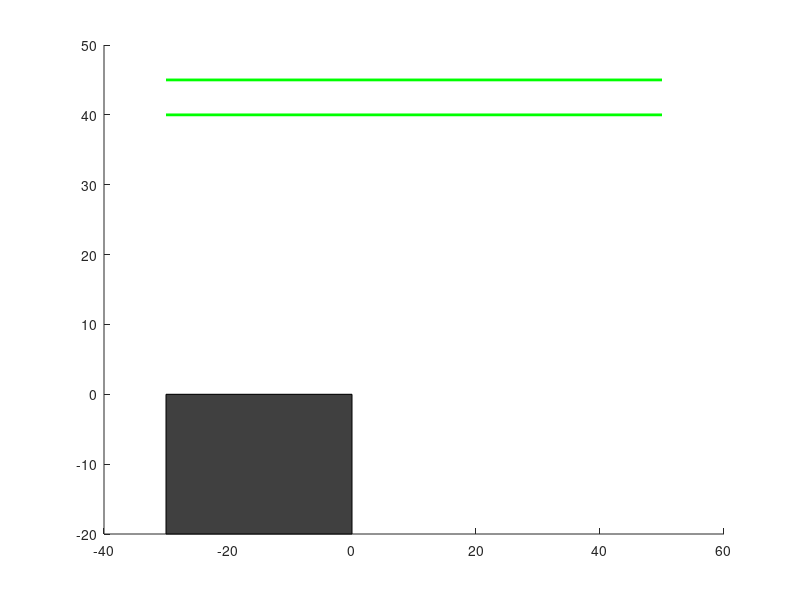

Recreate this plot in MATLAB. (Note: this script raises an error after producing the figure.)

%dibujar la situacion inicial
% figure
hold on
x = [-30 50]; y = [45 45]; plot(x,y,'g', 'LineWidth',2) %carro
x = [-30 50]; y = [40 40]; plot(x,y,'g', 'LineWidth',2) %carro
rectangle('Position',[-30,-20,30,20],'FaceColor', [0.25, 0.25, 0.25]); %rectangulo muelle
x = [xt_min_min-10 xt_min_min-10 xt_max_max+10 xt_max_max+10 xt_min_min-10]; y = [y_min_min-20 y_max_max+20 y_max_max+20 y_min_min-20 y_min_min-20]; plot(x,y, 'LineWidth',3) %cuadro exterior
x = [0 0 50 50]; y = [altoVigaTestera -20 -20 15]; plot(x,y, 'LineWidth',2) %barco y viga testera
xlim([-40 60]); ylim([-40 60]);
grid on

%generar una distribucion inicial de contenedores en el barco
for i=1: nroHorizContBarco
    cantidadCont=1+floor( (nroVertContBarco-0).*rand(1,1) ); %TODO: revisar si se genera el maximo valor en algun momento?!?!?!?!
    %for j=nroVertContBarco:-1:cantidadCont
    for j=1:nroVertContBarco
%         %crear un contenedor
%         contBarco(j,i)=1;
        if contBarco(j,i)
            %graficar un rectangulo correspondiente
            coordXcontenedor=i*divHoriz;
            coordYcontenedor=-j*altoCont+ 60.57-2*altoCont+y_min_min; %TODO: de donde sale el valor 54.4?
            rectangle('Position',[coordXcontenedor,coordYcontenedor,altoCont,anchoCont]) %x, y, alto, ancho
        end
    end
end

%generar una distribucion inicial de contenedores
for i=1: nroHorizContMuelle
    cantidadCont=1+floor( (nroVertContMuelle).*rand(1,1) ); %genera el maximo valor en algun momento?!?!?!?!
    
    %for j=nroVertContMuelle:-1:cantidadCont
    for j=1:nroVertContMuelle
        %crear un contenedor
        %contMuelle(j,i)=1;
        if contMuelle(j,i)
            %graficar un rectangulo correspondiente
            coordXcontenedor=i*divHoriz+xt_min;
            coordYcontenedor=-j*altoCont+18; %+36.274 ; %+18;  %TODO: de donde sale el valor 18?
            rectangle('Position',[coordXcontenedor,coordYcontenedor,altoCont,anchoCont]) %x, y, alto, ancho
        end
    end
end